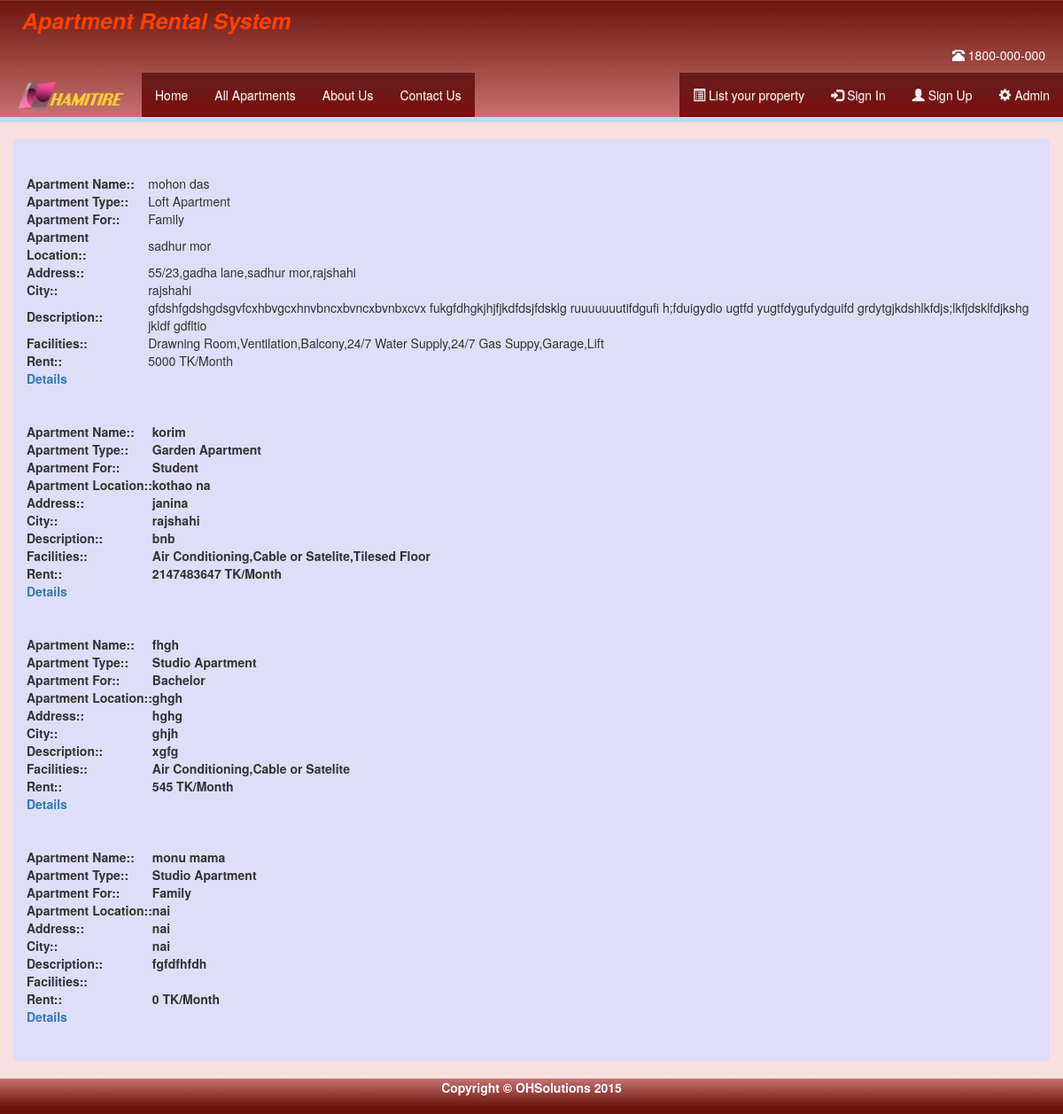
Screenshot of /all_apartments.php with the database file from the repository.
### tables this page shows
CREATE TABLE `property` (
  `property_id` int(11) NOT NULL,
  `user_id` varchar(100) NOT NULL,
  `apartment_type` varchar(100) NOT NULL,
  `apartment_for` varchar(100) NOT NULL,
  `apartment_name` varchar(100) NOT NULL,
  `apartment_location` longtext NOT NULL,
  `address` longtext NOT NULL,
  `city` varchar(100) NOT NULL,
  `rent` int(100) NOT NULL,
  `description` longtext NOT NULL,
  `facilities` longtext NOT NULL
);

### all_apartments.php (the view)
<?PHP include("header.php");?>
<div class="container">
	<div class="row">
		<div class="col-sm-12" style="background-color:#dedef8; box-shadow:inset 1px -1px 1px #444, inset -1ox 1px 1px #444;">
<?php
	include('dbconnect.php');
	$sql="SELECT * FROM property";
	$result=mysqli_query($link,$sql);
	while($row=mysqli_fetch_array($result)){
	echo "<table>";
	echo "<br/><br/>";
		echo "<tr><th><b>Apartment Name::</b></th><td> ".$row['apartment_name']."</td></tr>";
		echo "<tr><th><b>Apartment Type::</b></th><td> ".$row['apartment_type']."</td></tr>";
		echo "<tr><th><b>Apartment For::</b></th><td> ".$row['apartment_for']."</td></tr>";
		echo "<tr><th><b>Apartment Location::</b></th><td> ".$row['apartment_location']."</td></tr>";
		echo "<tr><th><b>Address::</b></th><td> ".$row['address']."</td></tr>";
		echo "<tr><th><b>City::</b></th><td> ".$row['city']."</td></tr>";
		echo "<tr><th><b>Description::</b></th><td> ".$row['description']."</td></tr>";
		echo "<tr><th><b>Facilities::</b></th><td> ".$row['facilities']."</td></tr>";
		echo "<tr><th><b>Rent::</b></th><td> ".$row['rent']." TK/Month</td></tr>";
		echo "</table>";
		echo '<a href="details.php?id=' . $row['user_id'] . '"><b class="button">Details<b></a>';
		echo "<br/>";
		}
		echo "<br/><br/>";
?>
</div>
</div>
</div>
<?php include("footer.php");?>

### css/style.css (style rules this page uses)
html { position: relative; min-height: 100%; }
body { background:#F8E0E0; margin-bottom: 60px; }

### rows the page displays
property: apartment_name "mohon das", apartment_type "Loft Apartment", apartment_for "Family", apartment_location "sadhur mor", address "55/23,gadha lane,sadhur mor,rajshahi", city "rajshahi", description "gfdshfgdshgdsgvfcxhbvgcxhnvbncxbvncxbvnbxcvx fukgfdhgkjhjfjkdfdsjfdsklg ruuuuuuutifdgufi h;fduigydio ugtfd yugtfdygufydguifd grdytgjkdshlkfdjs;lkfjdsklfdjkshg jkldf gdfltio", facilities "Drawning Room,Ventilation,Balcony,24/7 Water Supply,24/7 Gas Suppy,Garage,Lift", rent "5000"
property: apartment_name "korim", apartment_type "Garden Apartment", apartment_for "Student", apartment_location "kothao na", address "janina", city "rajshahi", description "bnb", facilities "Air Conditioning,Cable or Satelite,Tilesed Floor", rent "2147483647"
property: apartment_name "fhgh", apartment_type "Studio Apartment", apartment_for "Bachelor", apartment_location "ghgh", address "hghg", city "ghjh", description "xgfg", facilities "Air Conditioning,Cable or Satelite", rent "545"
property: apartment_name "monu mama", apartment_type "Studio Apartment", apartment_for "Family", apartment_location "nai", address "nai", city "nai", description "fgfdfhfdh", rent "0"
